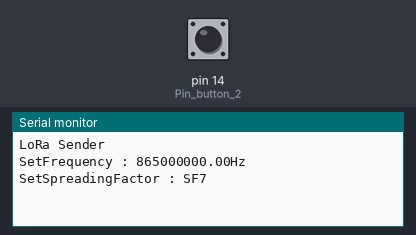
Recording of a sketch running on a simulated Arduino Uno, built with avr-gcc and run on an emulated ATmega328P. On the bench: the last lines printed to the serial monitor. The test bench sets the inputs (shaded band); at power-on: pin 14 (Pin_button_2) HIGH. No radio packets arrive unless stated.

Above: at 1.2 s.
1.3 s: pin 14 (Pin_button_2) pulled LOW for 0.15 s
At 2.8 s:
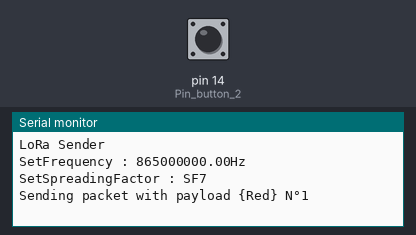
3.1 s: pin 14 (Pin_button_2) pulled LOW for 1 s
At 5.3 s:
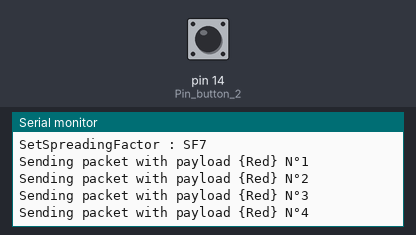
5.6 s: pin 14 (Pin_button_2) pulled LOW for 0.15 s
At 7.3 s:
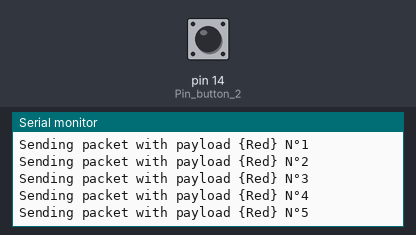
Timing chart, 0 to 8.8 s (numbered marks = the images above; inputs shaded):
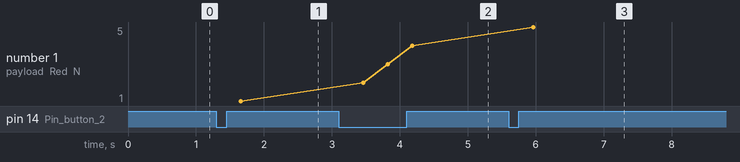

Measured:
- after the input at 1.3 s, the serial monitor: prints a new line after 0.36 s (image 1)
- after the input at 3.1 s, the serial monitor: prints a new line after 0.36 s (image 2)
- after the input at 5.6 s, the serial monitor: prints a new line after 0.36 s (image 3)
- plotted number 1: 1 → 4 after the input at 3.1 s, 4 → 5 after the input at 5.6 s

The sketch:

remote.ino
```cpp
#include <SPI.h>
#include <LoRa.h>


int Pin_button_2 = 14;//Pin of BT2 on the UCA Education Board
int button_2;


int counter = 0;//Used for LoRa

// Parameters you can play with :

int txPower = 14; // from 0 to 20, default is 14
int spreadingFactor = 7; // from 7 to 12, default is 12
long signalBandwidth = 125E3; // 7.8E3, 10.4E3, 15.6E3, 20.8E3, 31.25E3,41.7E3,62.5E3,125E3,250E3,500e3, default is 125E3
int codingRateDenominator=5; // Numerator is 4, and denominator from 5 to 8, default is 5
int preambleLength=8; // from 2 to 20, default is 8
String payload = "Red"; // you can change the payload

#define SS 10
#define RST 8
#define DI0 2
#define BAND 865E6  // Here you define the frequency carrier

void setup() {
  Serial.begin(115200);
  pinMode(Pin_button_2, INPUT);
  while (!Serial);

  Serial.println("LoRa Sender");
  Serial.print("SetFrequency : ");
  Serial.print(BAND);
  Serial.println("Hz");
  Serial.print("SetSpreadingFactor : SF");
  Serial.println(spreadingFactor);

  SPI.begin();
  LoRa.setPins(SS,RST,DI0);


  if (!LoRa.begin(BAND)) {
    Serial.println("Starting LoRa failed!");
    while (1);
  }
 LoRa.setTxPower(txPower,1);
 LoRa.setSpreadingFactor(spreadingFactor);
 LoRa.setSignalBandwidth(signalBandwidth);
 LoRa.setCodingRate4(codingRateDenominator);
 LoRa.setPreambleLength(preambleLength);
// LoRa.setPolarity(1);
 //LoRa.setFSK();

}

void loop() {
  button_2 = digitalRead(Pin_button_2);
  if(button_2 == 0)//When the button is pressed, the message is sent
  {
    delay(300);//If the delay is removed, you will not be able to chose the color (too fast)
    LoRa.beginPacket();
    LoRa.print(payload);

    LoRa.endPacket();
    counter++;

    Serial.print("Sending packet with payload {");
    Serial.print(payload);
    Serial.print("} N°");
    Serial.println(counter);
  }
}
```
